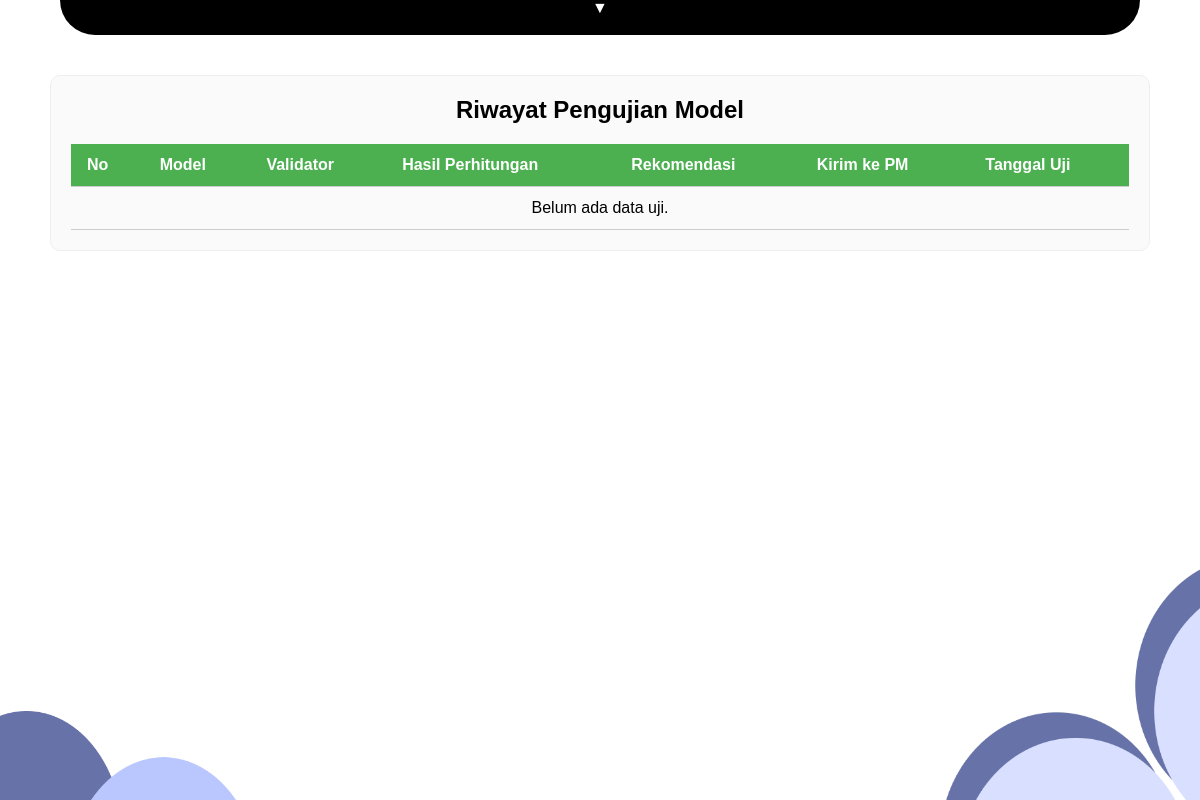
The page /riwayat-uji/ on the database as committed earlier.
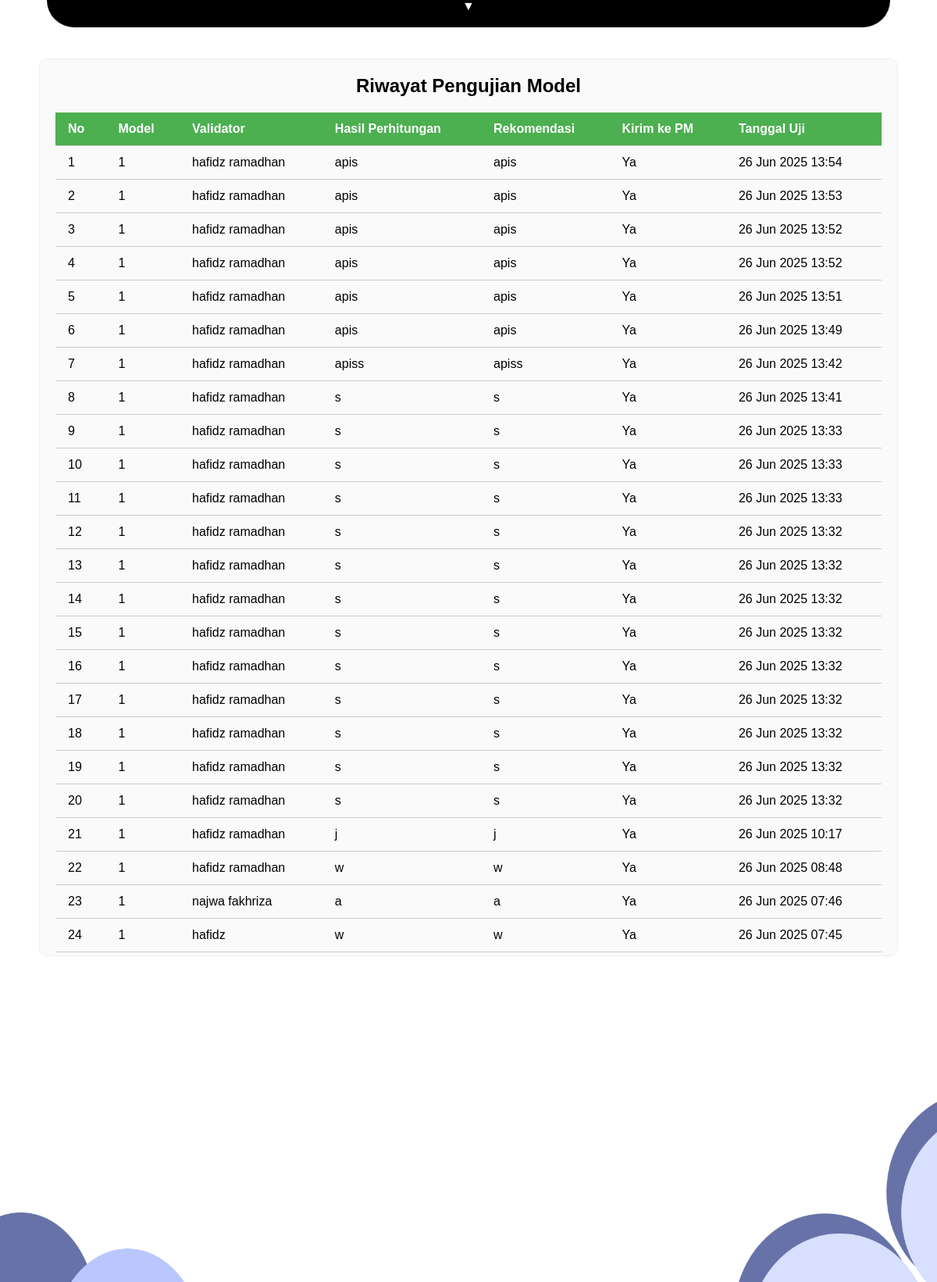
The same page on the database as committed later.
### myapp/models.py (models this page shows, shortened)
class HasilUjiModel(models.Model):
    model_terkait = models.ForeignKey(ValidasiModel, on_delete=models.CASCADE)
    hasil_perhitungan = models.TextField()
    rekomendasi = models.TextField()
    kirim_ke_pm = models.BooleanField(default=False)
    tanggal_uji = models.DateTimeField(auto_now_add=True)

class ValidasiModel(models.Model):
    model_terkait = models.ForeignKey(SystemImplementation, on_delete=models.CASCADE)
    validator = models.CharField(max_length=100)
    catatan = models.TextField(blank=True, null=True)
    status_validasi = models.CharField(max_length=50, choices=[("Valid", "Valid"), ("Perlu Revisi", "Perlu Revisi")])
    tanggal_validasi = models.DateTimeField(auto_now_add=True)

class SystemImplementation(models.Model):
    no = models.IntegerField()
    nama_model = models.CharField(max_length=100, default="default_model")
    status_project = models.CharField(max_length=50)
    sumber = models.CharField(max_length=50, default="SI")  # ⬅️ Tambahan ini WAJIB
    dokumentasi_model = models.URLField(
    help_text="Link ke dokumentasi model",
    blank=True,
    null=True
)
    laporan_model = models.FileField(upload_to='laporan/', null=True, blank=True, help_text="Upload PDF laporan model")
    timestamp = models.DateTimeField(auto_now_add=True)
    input_model = models.TextField(blank=True, null=True)
    output_model = models.TextField(blank=True, null=True)

### myapp/views.py (the view)
# urls.py: path('riwayat-uji/', riwayat_uji_view, name='riwayat_uji'),
def riwayat_uji_view(request):
    hasil_list = HasilUjiModel.objects.select_related('model_terkait', 'model_terkait__model_terkait').order_by('-tanggal_uji')
    return render(request, 'myapp/riwayat_uji.html', {'hasil_list': hasil_list})

### myapp/templates/myapp/riwayat_uji.html (shortened to what this page needs)
{% load static %}
<!DOCTYPE html>
<html lang="en">
<head>
</head>
<body>
  <img src="{% static 'myapp/dekorkiri.png' %}" class="dekorasi-kiri" alt="Dekor kiri">
  <img src="{% static 'myapp/dekorkanan.png' %}" class="dekorasi-kanan" alt="Dekor kanan">
  <header class="navbar-wrapper">
    <div class="navbar-toggle" onclick="toggleNavbar()">
      <span id="toggle-icon">▼</span>
    </div>
  </header>
  <div class="log-container">
    <h2>Riwayat Pengujian Model</h2>
    <table>
      <thead>
        <tr>
          <th>No</th>
          <th>Model</th>
          <th>Validator</th>
          <th>Hasil Perhitungan</th>
          <th>Rekomendasi</th>
          <th>Kirim ke PM</th>
          <th>Tanggal Uji</th>
        </tr>
      </thead>
      <tbody>
        {% for hasil in hasil_list %}
        <tr>
          <td>{{ forloop.counter }}</td>
          <td>{{ hasil.model_terkait.model_terkait.nama_model }}</td>
          <td>{{ hasil.model_terkait.validator }}</td>
          <td>{{ hasil.hasil_perhitungan }}</td>
          <td>{{ hasil.rekomendasi }}</td>
          <td>{{ hasil.kirim_ke_pm|yesno:"Ya,Tidak" }}</td>
          <td>{{ hasil.tanggal_uji|date:"d M Y H:i" }}</td>
        </tr>
        {% empty %}
        <tr>
          <td colspan="7" style="text-align: center;">Belum ada data uji.</td>
        </tr>
        {% endfor %}
      </tbody>
    </table>
  </div>
</body>
</html>

Rows that differ between the two databases and show on the page:
added HasilUjiModel: model_terkait.model_terkait.nama_model "1", model_terkait.validator "hafidz ramadhan", hasil_perhitungan "apis", rekomendasi "apis", kirim_ke_pm "Ya", tanggal_uji "26 Jun 2025 13:54"
added HasilUjiModel: model_terkait.model_terkait.nama_model "1", model_terkait.validator "hafidz ramadhan", hasil_perhitungan "apis", rekomendasi "apis", kirim_ke_pm "Ya", tanggal_uji "26 Jun 2025 13:53"
added HasilUjiModel: model_terkait.model_terkait.nama_model "1", model_terkait.validator "hafidz ramadhan", hasil_perhitungan "apis", rekomendasi "apis", kirim_ke_pm "Ya", tanggal_uji "26 Jun 2025 13:52"
added HasilUjiModel: model_terkait.model_terkait.nama_model "1", model_terkait.validator "hafidz ramadhan", hasil_perhitungan "apis", rekomendasi "apis", kirim_ke_pm "Ya", tanggal_uji "26 Jun 2025 13:52"
added HasilUjiModel: model_terkait.model_terkait.nama_model "1", model_terkait.validator "hafidz ramadhan", hasil_perhitungan "apis", rekomendasi "apis", kirim_ke_pm "Ya", tanggal_uji "26 Jun 2025 13:51"
added HasilUjiModel: model_terkait.model_terkait.nama_model "1", model_terkait.validator "hafidz ramadhan", hasil_perhitungan "apis", rekomendasi "apis", kirim_ke_pm "Ya", tanggal_uji "26 Jun 2025 13:49"
added HasilUjiModel: model_terkait.model_terkait.nama_model "1", model_terkait.validator "hafidz ramadhan", hasil_perhitungan "apiss", rekomendasi "apiss", kirim_ke_pm "Ya", tanggal_uji "26 Jun 2025 13:42"
added HasilUjiModel: model_terkait.model_terkait.nama_model "1", model_terkait.validator "hafidz ramadhan", hasil_perhitungan "s", rekomendasi "s", kirim_ke_pm "Ya", tanggal_uji "26 Jun 2025 13:41"
added HasilUjiModel: model_terkait.model_terkait.nama_model "1", model_terkait.validator "hafidz ramadhan", hasil_perhitungan "s", rekomendasi "s", kirim_ke_pm "Ya", tanggal_uji "26 Jun 2025 13:33"
added HasilUjiModel: model_terkait.model_terkait.nama_model "1", model_terkait.validator "hafidz ramadhan", hasil_perhitungan "s", rekomendasi "s", kirim_ke_pm "Ya", tanggal_uji "26 Jun 2025 13:33"
added HasilUjiModel: model_terkait.model_terkait.nama_model "1", model_terkait.validator "hafidz ramadhan", hasil_perhitungan "s", rekomendasi "s", kirim_ke_pm "Ya", tanggal_uji "26 Jun 2025 13:33"
added HasilUjiModel: model_terkait.model_terkait.nama_model "1", model_terkait.validator "hafidz ramadhan", hasil_perhitungan "s", rekomendasi "s", kirim_ke_pm "Ya", tanggal_uji "26 Jun 2025 13:32"
added HasilUjiModel: model_terkait.model_terkait.nama_model "1", model_terkait.validator "hafidz ramadhan", hasil_perhitungan "s", rekomendasi "s", kirim_ke_pm "Ya", tanggal_uji "26 Jun 2025 13:32"
added HasilUjiModel: model_terkait.model_terkait.nama_model "1", model_terkait.validator "hafidz ramadhan", hasil_perhitungan "s", rekomendasi "s", kirim_ke_pm "Ya", tanggal_uji "26 Jun 2025 13:32"
added HasilUjiModel: model_terkait.model_terkait.nama_model "1", model_terkait.validator "hafidz ramadhan", hasil_perhitungan "s", rekomendasi "s", kirim_ke_pm "Ya", tanggal_uji "26 Jun 2025 13:32"
added HasilUjiModel: model_terkait.model_terkait.nama_model "1", model_terkait.validator "hafidz ramadhan", hasil_perhitungan "s", rekomendasi "s", kirim_ke_pm "Ya", tanggal_uji "26 Jun 2025 13:32"
added HasilUjiModel: model_terkait.model_terkait.nama_model "1", model_terkait.validator "hafidz ramadhan", hasil_perhitungan "s", rekomendasi "s", kirim_ke_pm "Ya", tanggal_uji "26 Jun 2025 13:32"
added HasilUjiModel: model_terkait.model_terkait.nama_model "1", model_terkait.validator "hafidz ramadhan", hasil_perhitungan "s", rekomendasi "s", kirim_ke_pm "Ya", tanggal_uji "26 Jun 2025 13:32"
added HasilUjiModel: model_terkait.model_terkait.nama_model "1", model_terkait.validator "hafidz ramadhan", hasil_perhitungan "s", rekomendasi "s", kirim_ke_pm "Ya", tanggal_uji "26 Jun 2025 13:32"
added HasilUjiModel: model_terkait.model_terkait.nama_model "1", model_terkait.validator "hafidz ramadhan", hasil_perhitungan "s", rekomendasi "s", kirim_ke_pm "Ya", tanggal_uji "26 Jun 2025 13:32"
added HasilUjiModel: model_terkait.model_terkait.nama_model "1", model_terkait.validator "hafidz ramadhan", hasil_perhitungan "j", rekomendasi "j", kirim_ke_pm "Ya", tanggal_uji "26 Jun 2025 10:17"
added HasilUjiModel: model_terkait.model_terkait.nama_model "1", model_terkait.validator "hafidz ramadhan", hasil_perhitungan "w", rekomendasi "w", kirim_ke_pm "Ya", tanggal_uji "26 Jun 2025 08:48"
added HasilUjiModel: model_terkait.model_terkait.nama_model "1", model_terkait.validator "najwa fakhriza", hasil_perhitungan "a", rekomendasi "a", kirim_ke_pm "Ya", tanggal_uji "26 Jun 2025 07:46"
added HasilUjiModel: model_terkait.model_terkait.nama_model "1", model_terkait.validator "hafidz", hasil_perhitungan "w", rekomendasi "w", kirim_ke_pm "Ya", tanggal_uji "26 Jun 2025 07:45"
Other text that changed with them:
text no longer shown: "Belum ada data uji."
